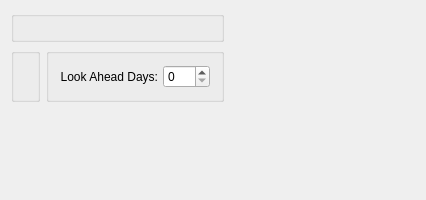
<?xml version="1.0" encoding="UTF-8"?>
<ui version="4.0">
 <comment>This file is part of the xTuple ERP: PostBooks Edition, a free and
open source Enterprise Resource Planning software suite,
Copyright (c) 1999-2019 by OpenMFG LLC, d/b/a xTuple.
It is licensed to you under the Common Public Attribution License
version 1.0, the full text of which (including xTuple-specific Exhibits)
is available at www.xtuple.com/CPAL.  By using this software, you agree
to be bound by its terms.</comment>
 <class>dspExpediteExceptionsByPlannerCode</class>
 <widget class="QWidget" name="dspExpediteExceptionsByPlannerCode">
  <property name="geometry">
   <rect>
    <x>0</x>
    <y>0</y>
    <width>426</width>
    <height>200</height>
   </rect>
  </property>
  <property name="windowTitle">
   <string>Expedite Exceptions by Planner Code</string>
  </property>
  <layout class="QVBoxLayout" name="verticalLayout_3">
   <property name="spacing">
    <number>0</number>
   </property>
   <item>
    <layout class="QHBoxLayout" name="horizontalLayout_2">
     <item>
      <layout class="QVBoxLayout" name="verticalLayout_2">
       <item>
        <widget class="ParameterGroup" name="_plannerCode">
         <property name="title">
          <string/>
         </property>
         <property name="fixedSize">
          <bool>false</bool>
         </property>
        </widget>
       </item>
       <item>
        <layout class="QHBoxLayout" name="horizontalLayout">
         <item>
          <widget class="WarehouseGroup" name="_warehouse">
           <property name="title">
            <string/>
           </property>
           <property name="fixedSize">
            <bool>false</bool>
           </property>
          </widget>
         </item>
         <item>
          <widget class="QGroupBox" name="_optionsGroup">
           <property name="title">
            <string/>
           </property>
           <layout class="QGridLayout" name="gridLayout_2">
            <item row="0" column="0">
             <layout class="QVBoxLayout" name="verticalLayout">
              <item>
               <layout class="QHBoxLayout">
                <property name="spacing">
                 <number>0</number>
                </property>
                <property name="margin">
                 <number>0</number>
                </property>
                <item>
                 <layout class="QHBoxLayout">
                  <property name="spacing">
                   <number>5</number>
                  </property>
                  <property name="margin">
                   <number>0</number>
                  </property>
                  <item>
                   <widget class="QLabel" name="_lookAheadLit">
                    <property name="text">
                     <string>Look Ahead Days:</string>
                    </property>
                    <property name="alignment">
                     <set>Qt::AlignRight|Qt::AlignTrailing|Qt::AlignVCenter</set>
                    </property>
                   </widget>
                  </item>
                  <item>
                   <widget class="QSpinBox" name="_days">
                    <property name="maximum">
                     <number>999</number>
                    </property>
                   </widget>
                  </item>
                 </layout>
                </item>
                <item>
                 <spacer>
                  <property name="orientation">
                   <enum>Qt::Horizontal</enum>
                  </property>
                  <property name="sizeType">
                   <enum>QSizePolicy::Expanding</enum>
                  </property>
                  <property name="sizeHint" stdset="0">
                   <size>
                    <width>0</width>
                    <height>20</height>
                   </size>
                  </property>
                 </spacer>
                </item>
               </layout>
              </item>
              <item>
               <spacer>
                <property name="orientation">
                 <enum>Qt::Vertical</enum>
                </property>
                <property name="sizeHint" stdset="0">
                 <size>
                  <width>20</width>
                  <height>0</height>
                 </size>
                </property>
               </spacer>
              </item>
             </layout>
            </item>
           </layout>
          </widget>
         </item>
        </layout>
       </item>
      </layout>
     </item>
     <item>
      <spacer name="horizontalSpacer">
       <property name="orientation">
        <enum>Qt::Horizontal</enum>
       </property>
       <property name="sizeHint" stdset="0">
        <size>
         <width>0</width>
         <height>20</height>
        </size>
       </property>
      </spacer>
     </item>
    </layout>
   </item>
   <item>
    <spacer name="verticalSpacer">
     <property name="orientation">
      <enum>Qt::Vertical</enum>
     </property>
     <property name="sizeHint" stdset="0">
      <size>
       <width>20</width>
       <height>0</height>
      </size>
     </property>
    </spacer>
   </item>
  </layout>
 </widget>
 <layoutdefault spacing="6" margin="11"/>
 <customwidgets>
  <customwidget>
   <class>ParameterGroup</class>
   <extends>QGroupBox</extends>
   <header>parametergroup.h</header>
   <container>1</container>
  </customwidget>
  <customwidget>
   <class>WarehouseGroup</class>
   <extends>QGroupBox</extends>
   <header>warehousegroup.h</header>
   <container>1</container>
  </customwidget>
 </customwidgets>
 <tabstops>
  <tabstop>_plannerCode</tabstop>
  <tabstop>_warehouse</tabstop>
  <tabstop>_days</tabstop>
 </tabstops>
 <resources/>
 <connections/>
</ui>
